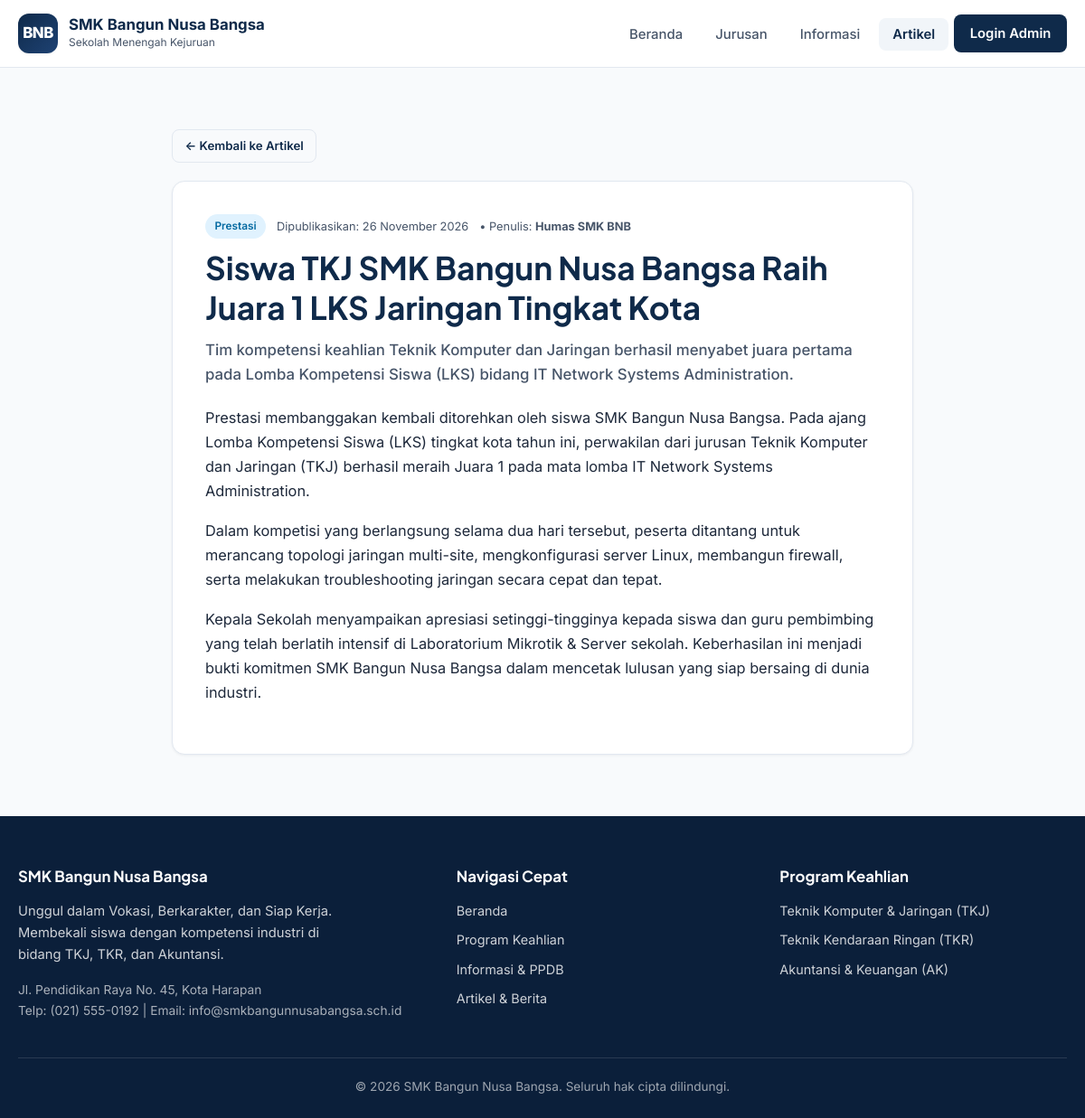
Page /artikel-detail.php?slug=siswa-tkj-raih-juara-1-lks-jaringan-tingkat-kota on the committed database.
### tables this page shows
CREATE TABLE IF NOT EXISTS `artikel` (
    `id` INT AUTO_INCREMENT PRIMARY KEY,
    `judul` VARCHAR(200) NOT NULL,
    `slug` VARCHAR(220) NOT NULL UNIQUE,
    `kategori` VARCHAR(50) NOT NULL DEFAULT 'Berita',
    `ringkasan` TEXT NOT NULL,
    `konten` LONGTEXT NOT NULL,
    `gambar` VARCHAR(255) DEFAULT NULL,
    `penulis` VARCHAR(100) NOT NULL DEFAULT 'Admin SMK BNB',
    `status` ENUM('published', 'draft') NOT NULL DEFAULT 'published',
    `created_at` TIMESTAMP DEFAULT CURRENT_TIMESTAMP,
    `updated_at` TIMESTAMP DEFAULT CURRENT_TIMESTAMP ON UPDATE CURRENT_TIMESTAMP
);

### includes/helpers.php (called while the page is built, shortened)
<?php
function e(?string $str): string
{
    return htmlspecialchars((string)$str, ENT_QUOTES, 'UTF-8');
}
function formatTanggal(?string $dateStr): string
{
    $bulan = [
        1 => 'Januari', 'Februari', 'Maret', 'April', 'Mei', 'Juni',
        'Juli', 'Agustus', 'September', 'Oktober', 'November', 'Desember'
    ];
    $ts = strtotime($dateStr);
    $tgl = date('d', $ts);
    $bln = $bulan[(int)date('n', $ts)] ?? date('M', $ts);
    $thn = date('Y', $ts);
    return "$tgl $bln $thn";
}

### artikel-detail.php (the view, shortened to what this page needs)
<?php
require_once __DIR__ . '/config/database.php';
$slug = trim($_GET['slug'] ?? '');
$stmt = $pdo->prepare("SELECT * FROM artikel WHERE slug = ? AND status = 'published' LIMIT 1");
$stmt->execute([$slug]);
$artikel = $stmt->fetch();
include __DIR__ . '/includes/header.php';
?>
<section class="section">
    <div class="container">
        <div style="max-width:820px; margin:0 auto 1.25rem;">
            <a href="artikel.php" class="btn btn-outline btn-sm">&larr; Kembali ke Artikel</a>
        </div>
        <article class="article-detail">
            <div class="article-meta">
                <span class="badge"><?= e($artikel['kategori']) ?></span>
                <span>Dipublikasikan: <?= formatTanggal($artikel['created_at']) ?></span>
                <span>&bull; Penulis: <strong><?= e($artikel['penulis']) ?></strong></span>
            </div>
            <h1 style="font-size:clamp(1.6rem, 3vw, 2.2rem); color:var(--primary); margin-bottom:0.75rem;">
                <?= e($artikel['judul']) ?>
            </h1>
            <p style="font-size:1.05rem; color:var(--text-muted); font-weight:500; margin-bottom:1.25rem;">
                <?= e($artikel['ringkasan']) ?>
            </p>
            <div class="article-content">
                <?php
                $paragraphs = preg_split('/\r\n|\r|\n/', trim($artikel['konten']));
                foreach ($paragraphs as $p) {
                    $p = trim($p);
                    if ($p !== '') {
                        echo '<p>' . e($p) . '</p>';
                    }
                }
                ?>
            </div>
        </article>
    </div>
</section>
<?php include __DIR__ . '/includes/footer.php'; ?>

### assets/css/style.css (style rules this page uses)
:root { --primary: #0f2a4a; --primary-light: #1e4273; --accent: #f59e0b; --accent-hover: #d97706; --bg: #f8fafc; --surface: #ffffff; --surface-muted: #f1f5f9; --text: #0f172a; --text-muted: #475569; --border: #e2e8f0; --success: #10b981; --danger: #ef4444; --warning: #f59e0b; --radius: 14px; --radius-sm: 8px; --shadow-sm: 0 1px 3px rgba(15, 23, 42, 0.06); --shadow-md: 0 10px 25px -5px rgba(15, 23, 42, 0.08), 0 4px 10px -6px rgba(15, 23, 42, 0.04); --shadow-lg: 0 20px 40px -12px rgba(15, 42, 74, 0.16); --transition: all 0.25s cubic-bezier(0.4, 0, 0.2, 1); }
*, *::before, *::after { box-sizing: border-box; margin: 0; padding: 0; }
html { scroll-behavior: smooth; }
body { font-family: 'Inter', -apple-system, BlinkMacSystemFont, 'Segoe UI', Roboto, sans-serif; background-color: var(--bg); color: var(--text); line-height: 1.65; min-height: 100vh; display: flex; flex-direction: column; }
h1, h2, h3, h4, .font-heading { font-family: 'Plus Jakarta Sans', 'Inter', sans-serif; line-height: 1.25; font-weight: 700; color: var(--text); }
a { color: inherit; text-decoration: none; }
.container { width: 100%; max-width: 1200px; margin: 0 auto; padding: 0 1.25rem; }
.btn { display: inline-flex; align-items: center; justify-content: center; gap: 0.5rem; padding: 0.72rem 1.35rem; border-radius: var(--radius-sm); font-weight: 600; font-size: 0.94rem; border: none; cursor: pointer; transition: var(--transition); font-family: inherit; }
.btn-outline { background: transparent; color: var(--primary); border: 1.5px solid var(--border); }
.btn-sm { padding: 0.42rem 0.85rem; font-size: 0.83rem; }
.section { padding: 4.25rem 0; }
.article-meta { display: flex; align-items: center; gap: 0.75rem; font-size: 0.8rem; color: var(--text-muted); margin-bottom: 0.6rem; flex-wrap: wrap; }
.badge { display: inline-block; padding: 0.22rem 0.65rem; border-radius: 999px; font-size: 0.74rem; font-weight: 600; background: #e0f2fe; color: #0369a1; }
.article-detail { max-width: 820px; margin: 0 auto; background: var(--surface); border: 1px solid var(--border); border-radius: var(--radius); padding: 2.25rem; box-shadow: var(--shadow-sm); }
.article-content p { margin-bottom: 1.1rem; color: #1e293b; font-size: 1.02rem; }

### rows in the picture
artikel: kategori "Prestasi", created_at "26 November 2026", penulis "Humas SMK BNB", judul "Siswa TKJ SMK Bangun Nusa Bangsa Raih Juara 1 LKS Jaringan Tingkat Kota", ringkasan "Tim kompetensi keahlian Teknik Komputer dan Jaringan berhasil menyabet juara pertama pada Lomba Kompetensi Siswa (LKS) bidang IT Network Systems Administration.", konten "Prestasi membanggakan kembali ditorehkan oleh siswa SMK Bangun Nusa Bangsa. Pada ajang Lomba Kompetensi Siswa (LKS) tingkat kota tahun ini, perwakilan dari jurusan Teknik Komputer dan Jaringan (TKJ) berhasil meraih Juara 1 pada mata lomba IT Network Systems Administration.", konten "Dalam kompetisi yang berlangsung selama dua hari tersebut, peserta ditantang untuk merancang topologi jaringan multi-site, mengkonfigurasi server Linux, membangun firewall, serta melakukan troubleshooting jaringan secara cepat dan tepat.", konten "Kepala Sekolah menyampaikan apresiasi setinggi-tingginya kepada siswa dan guru pembimbing yang telah berlatih intensif di Laboratorium Mikrotik & Server sekolah. Keberhasilan ini menjadi bukti komitmen SMK Bangun Nusa Bangsa dalam mencetak lulusan yang siap bersaing di dunia industri."

### other values in the picture
SCHOOL_NAME "SMK Bangun Nusa Bangsa"
SCHOOL_TAGLINE "Unggul dalam Vokasi, Berkarakter, dan Siap Kerja"
